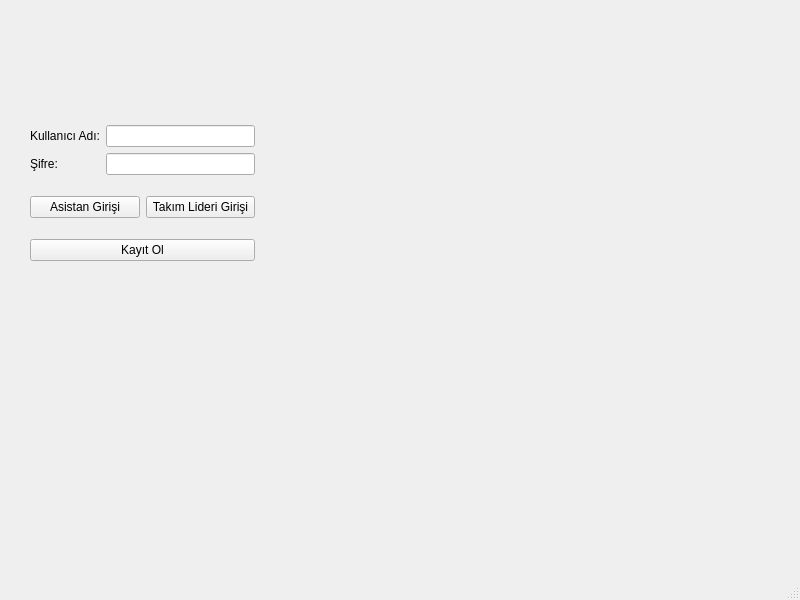
<?xml version="1.0" encoding="UTF-8"?>
<ui version="4.0">
 <class>MainWindow</class>
 <widget class="QMainWindow" name="MainWindow">
  <property name="geometry">
   <rect>
    <x>0</x>
    <y>0</y>
    <width>800</width>
    <height>600</height>
   </rect>
  </property>
  <property name="windowTitle">
   <string>MainWindow</string>
  </property>
  <widget class="QWidget" name="centralwidget">
   <widget class="QWidget" name="layoutWidget">
    <property name="geometry">
     <rect>
      <x>30</x>
      <y>110</y>
      <width>225</width>
      <height>166</height>
     </rect>
    </property>
    <layout class="QVBoxLayout" name="verticalLayout_3">
     <item>
      <layout class="QHBoxLayout" name="horizontalLayout_2">
       <item>
        <layout class="QVBoxLayout" name="verticalLayout">
         <item>
          <widget class="QLabel" name="kullaniciAdiLabel">
           <property name="text">
            <string>Kullanıcı Adı:</string>
           </property>
          </widget>
         </item>
         <item>
          <widget class="QLabel" name="sifreLabel">
           <property name="layoutDirection">
            <enum>Qt::LeftToRight</enum>
           </property>
           <property name="text">
            <string>Şifre:</string>
           </property>
          </widget>
         </item>
        </layout>
       </item>
       <item>
        <layout class="QVBoxLayout" name="verticalLayout_2">
         <item>
          <widget class="QLineEdit" name="kullaniciAdiLne"/>
         </item>
         <item>
          <widget class="QLineEdit" name="sifreLne">
           <property name="echoMode">
            <enum>QLineEdit::Password</enum>
           </property>
          </widget>
         </item>
        </layout>
       </item>
      </layout>
     </item>
     <item>
      <layout class="QHBoxLayout" name="horizontalLayout">
       <item>
        <layout class="QHBoxLayout" name="horizontalLayout_3">
         <item>
          <widget class="QPushButton" name="agirisBtn">
           <property name="text">
            <string>Asistan Girişi</string>
           </property>
          </widget>
         </item>
         <item>
          <widget class="QPushButton" name="tlgirisBtn">
           <property name="text">
            <string>Takım Lideri Girişi</string>
           </property>
          </widget>
         </item>
        </layout>
       </item>
      </layout>
     </item>
     <item>
      <widget class="QPushButton" name="kayitBtn">
       <property name="text">
        <string>Kayıt Ol</string>
       </property>
      </widget>
     </item>
    </layout>
   </widget>
  </widget>
  <widget class="QMenuBar" name="menubar">
   <property name="geometry">
    <rect>
     <x>0</x>
     <y>0</y>
     <width>800</width>
     <height>26</height>
    </rect>
   </property>
  </widget>
  <widget class="QStatusBar" name="statusbar"/>
 </widget>
 <resources/>
 <connections/>
</ui>
